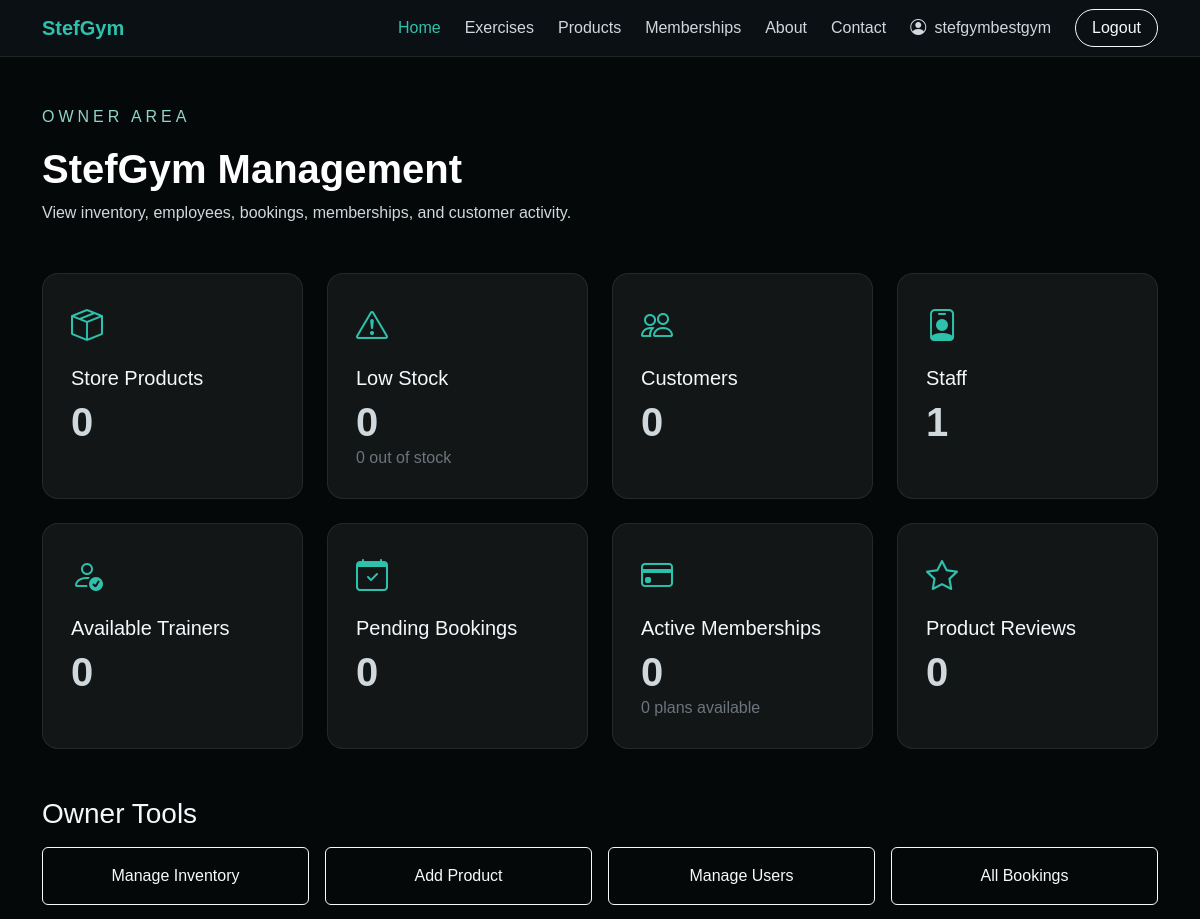
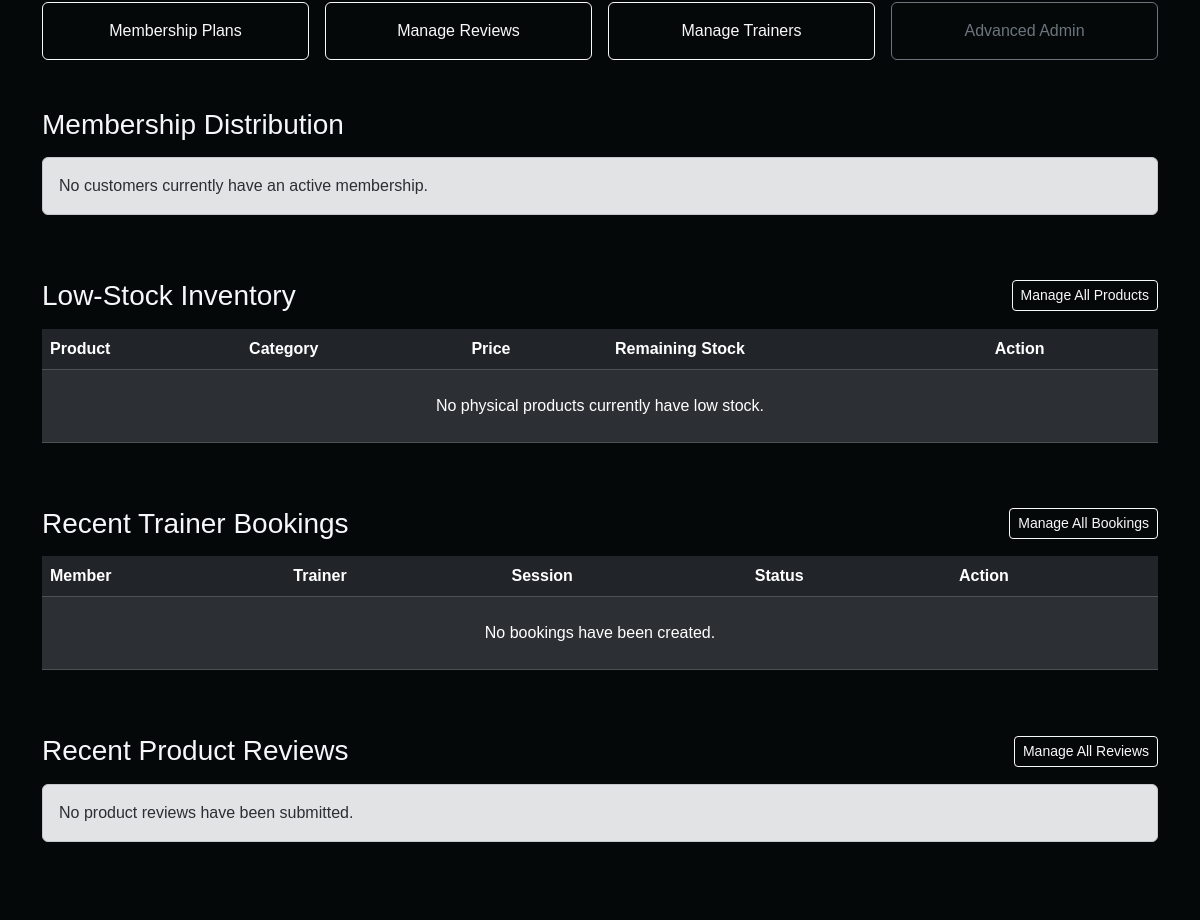
/accounts/owner/dashboard/ (signed in, upper part), run on an earlier commit of the app's database (2 pictures, top to bottom).
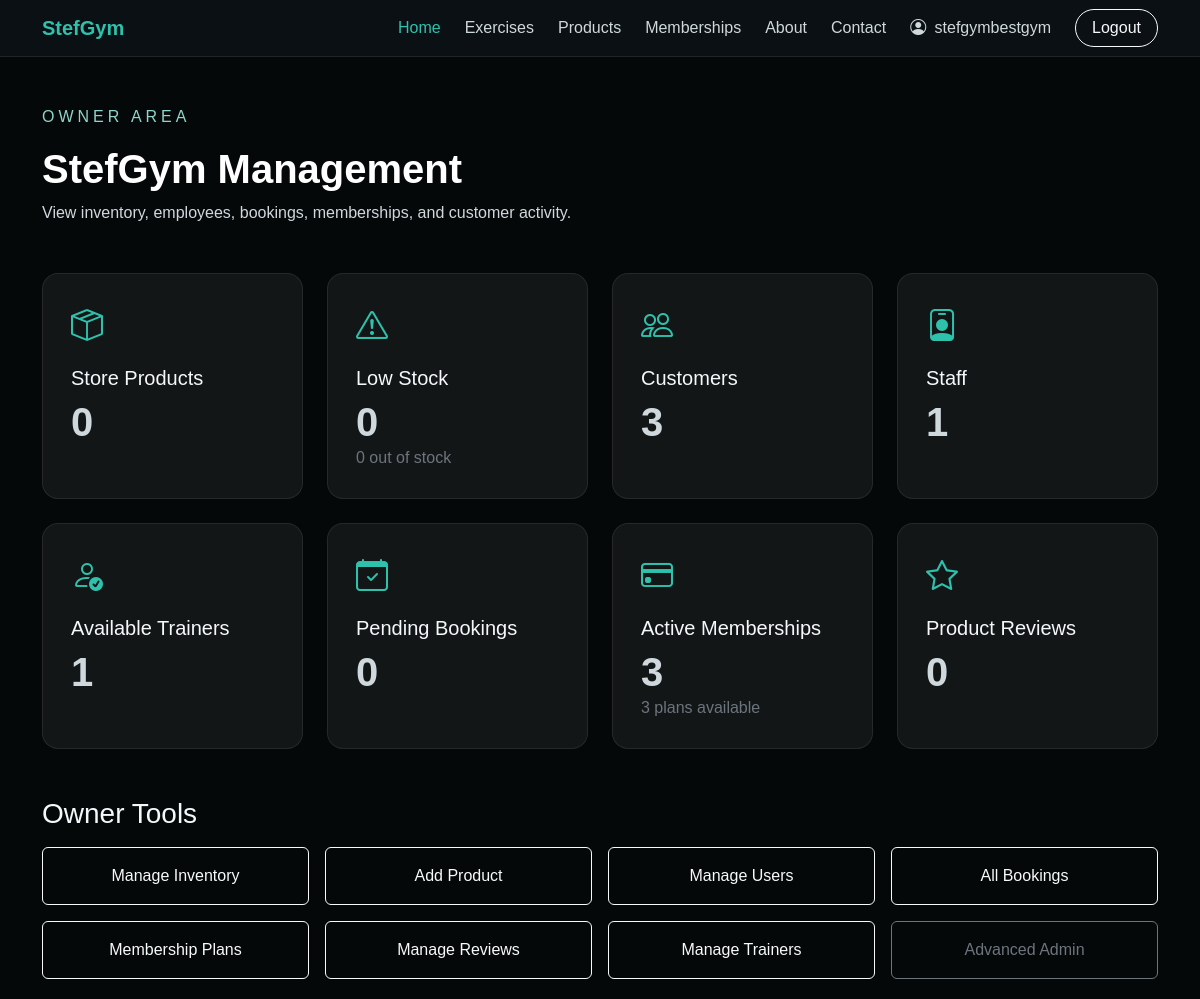
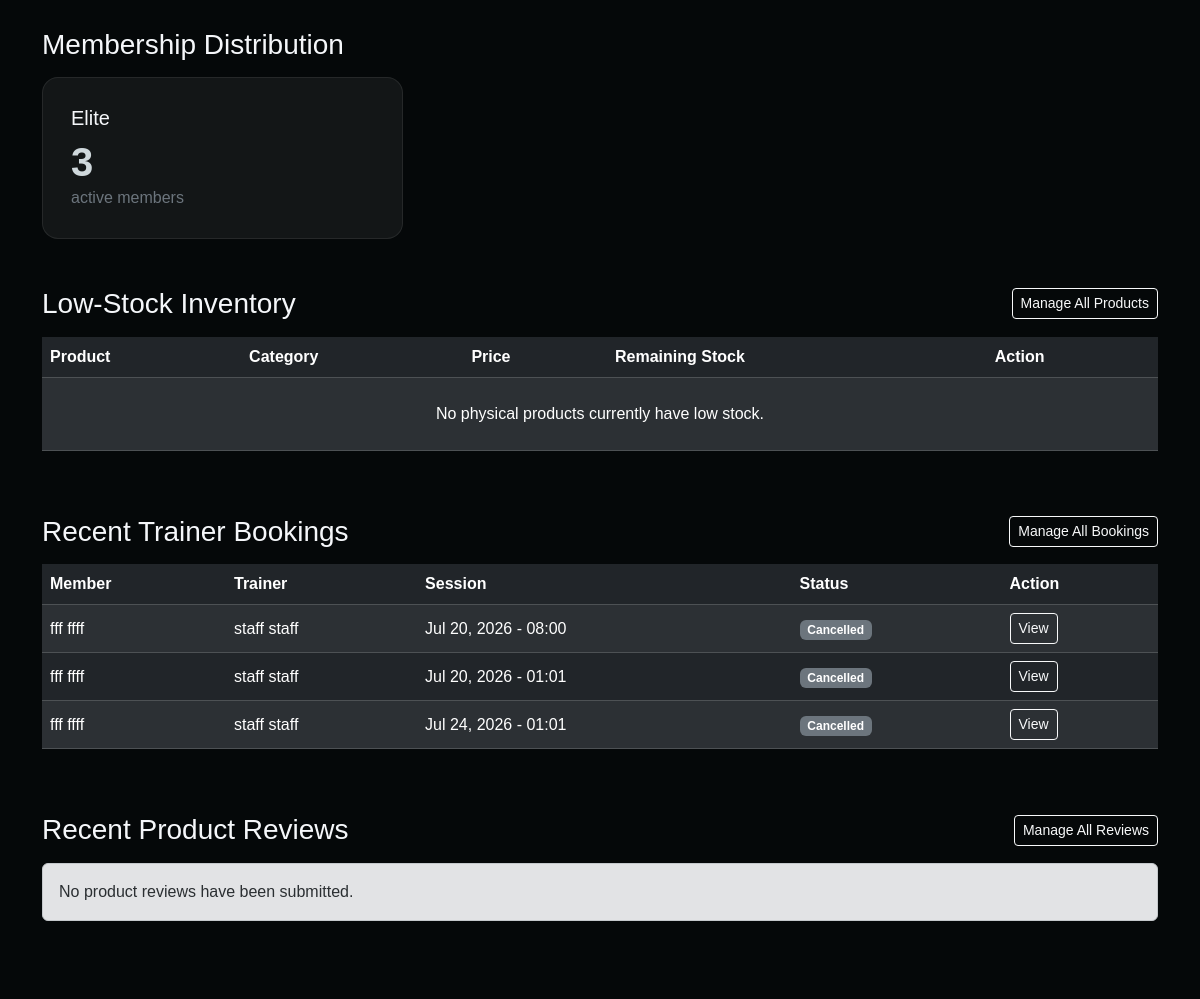
And on a later commit of the database (2 pictures, top to bottom).
### catalog/models.py (models this page shows, shortened)
class MembershipPlan(models.Model):
    name = models.CharField(max_length=50, unique=True)
    description = models.TextField()
    price = models.DecimalField(max_digits=7, decimal_places=2)
    tier_order=models.PositiveSmallIntegerField(
        unique=True,
        help_text="Basic = 1, Premium = 2, Elite = 3",
    )
    can_book_trainer = models.BooleanField(default=False)
    is_active = models.BooleanField(default=True)
    class Meta:
        ordering=["tier_order"]

### bookings/models.py (models this page shows, shortened)
class Booking(models.Model):
    class Status(models.TextChoices):
        PENDING = "pending", "Pending"
        CONFIRMED ="confirmed", "Confirmed"
        COMPLETED="completed", "Completed"
        CANCELLED="cancelled", "Cancelled"
    member=models.ForeignKey(
        settings.AUTH_USER_MODEL,
        on_delete=models.CASCADE,
        related_name="trainer_bookings",
    )
    trainer=models.ForeignKey(
        TrainerProfile,
        on_delete=models.CASCADE,
        related_name="bookings",
    )
    starts_at=models.DateTimeField()
    status=models.CharField(
        max_length=20,
        choices=Status.choices,
        default=Status.PENDING,
    )
    notes=models.TextField(blank=True)
    created_at=models.DateTimeField(auto_now_add=True)
    class Meta:
        ordering=["starts_at"]
        constraints=[
            models.UniqueConstraint(
                fields=["trainer", "starts_at"],
                name="unique_trainer_booking_time",
            )
        ]

class TrainerProfile(models.Model):
    user =models.OneToOneField(
        settings.AUTH_USER_MODEL,
        on_delete=models.CASCADE,
        related_name="trainer_profile",
    )
    specialty=models.CharField(max_length=100)
    biography=models.TextField(blank=True)
    is_available=models.BooleanField(default=True)

### accounts/views.py (the view)
# urls.py: path("owner/dashboard/",views.owner_dashboard, name="owner_dashboard"),
@login_required
@user_passes_test(is_owner)
def owner_dashboard(request):
    low_stock_threshold = 5
    physical_products = Product.objects.filter(
        is_active=True,
        membership_plan__isnull=True,
    )
    low_stock_products = (
        physical_products.filter(
            stock_quantity__lte=low_stock_threshold,
        )
        .select_related(
            "category",
            "subcategory",
        )
        .order_by(
            "stock_quantity",
            "name",
        )[:10]
    )
    recent_bookings = (
        Booking.objects.select_related(
            "member",
            "trainer",
            "trainer__user",
        )
        .order_by("-created_at")[:8]
    )
    recent_reviews = (
        Review.objects.select_related(
            "product",
            "user",
        )
        .order_by("-updated_at")[:6]
    )
    total_members = (
        Profile.objects.exclude(
            user__is_superuser=True,
        )
        .exclude(
            user__groups__name="Staff",
        )
        .distinct()
        .count()
    )
    total_staff = (
        User.objects.filter(
            groups__name="Staff",
        )
        .distinct()
        .count()
    )
    active_memberships = Profile.objects.filter(
        current_membership__isnull=False,
    ).count()
    membership_distribution = (
        Profile.objects.filter(
            current_membership__isnull=False,
        )
        .values(
            "current_membership__name",
            "current_membership__tier_order",
        )
        .annotate(
            total=Count("id"),
        )
        .order_by(
            "current_membership__tier_order",
        )
    )
    context = {
        "total_products": physical_products.count(),
        "low_stock_count": physical_products.filter(
            stock_quantity__lte=low_stock_threshold,
        ).count(),
        "out_of_stock_count": physical_products.filter(
            stock_quantity=0,
        ).count(),
        "total_members": total_members,
        "total_staff": total_staff,
        "active_trainers": TrainerProfile.objects.filter(
            is_available=True,
        ).count(),
        "pending_bookings": Booking.objects.filter(
            status=Booking.Status.PENDING,
        ).count(),
        "active_membership_plans": MembershipPlan.objects.filter(
            is_active=True,
        ).count(),
        "active_memberships": active_memberships,
        "total_reviews": Review.objects.count(),
        "low_stock_products": low_stock_products,
        "recent_bookings": recent_bookings,
        "recent_reviews": recent_reviews,
        "membership_distribution": membership_distribution,
    }
    return render(
        request,
        "accounts/owner_dashboard.html",
        context,
    )

### accounts/views.py (called while the page is built)
def is_owner(user):
    return(
        user.is_authenticated
        and user.is_superuser
    )

### accounts/templates/accounts/owner_dashboard.html (shortened to what the changed rows need)
{% extends "navbarfooter.html" %}
{% load static %}
{% block extra_css %}
<link
    rel="stylesheet"
    href="{% static 'css/accounts.css' %}"
>
{% endblock %}
{% block content %}
<section class="dashboard-section py-5">
    <div class="container">
        <div class="dashboard-heading mb-5">
            <h1 class="fw-bold">
                StefGym Management
            </h1>
        </div>
        <div class="row g-4 mb-5">
            <div class="col-md-6 col-xl-3">
                <article class="dashboard-card h-100">
                    <h2 class="h5">
                        Store Products
                    </h2>
                </article>
            </div>
            <div class="col-md-6 col-xl-3">
                <article class="dashboard-card h-100">
                    <h2 class="h5">
                        Low Stock
                    </h2>
                </article>
            </div>
            <div class="col-md-6 col-xl-3">
                <article class="dashboard-card h-100">
                    <i class="bi bi-people"></i>
                    <h2 class="h5">
                        Customers
                    </h2>
                    <p class="display-6 fw-bold mb-0">
                        {{ total_members }}
                    </p>
                </article>
            </div>
            <div class="col-md-6 col-xl-3">
                <article class="dashboard-card h-100">
                    <h2 class="h5">
                        Staff
                    </h2>
                </article>
            </div>
            <div class="col-md-6 col-xl-3">
                <article class="dashboard-card h-100">
                    <i class="bi bi-person-check"></i>
                    <h2 class="h5">
                        Available Trainers
                    </h2>
                    <p class="display-6 fw-bold mb-0">
                        {{ active_trainers }}
                    </p>
                </article>
            </div>
            <div class="col-md-6 col-xl-3">
                <article class="dashboard-card h-100">
                    <h2 class="h5">
                        Pending Bookings
                    </h2>
                </article>
            </div>
            <div class="col-md-6 col-xl-3">
                <article class="dashboard-card h-100">
                    <i class="bi bi-credit-card"></i>
                    <h2 class="h5">
                        Active Memberships
                    </h2>
                    <p class="display-6 fw-bold mb-0">
                        {{ active_memberships }}
                    </p>
                    <p class="text-secondary mb-0">
                        {{ active_membership_plans }}
                        plan{{ active_membership_plans|pluralize }}
                        available
                    </p>
                </article>
            </div>
            <div class="col-md-6 col-xl-3">
                <article class="dashboard-card h-100">
                    <h2 class="h5">
                        Product Reviews
                    </h2>
                </article>
            </div>
        </div>
        <section class="mb-5">
            <div
                class="d-flex flex-wrap
                       justify-content-between
                       align-items-center gap-3 mb-3"
            >
                <h2 class="h3 mb-0">
                    Owner Tools
                </h2>
            </div>
        </section>
        <section class="mb-5">
            <h2 class="h3 mb-3">
                Membership Distribution
            </h2>
            <div class="row g-3">
                {% for membership in membership_distribution %}
                    <div class="col-md-6 col-xl-4">
                        <article class="dashboard-card h-100">
                            <h3 class="h5">
                                {{ membership.current_membership__name }}
                            </h3>
                            <p class="display-6 fw-bold mb-0">
                                {{ membership.total }}
                            </p>
                            <p class="text-secondary mb-0">
                                active
                                member{{ membership.total|pluralize }}
                            </p>
                        </article>
                    </div>
                {% empty %}
                    <div class="col-12">
                        <div class="alert alert-secondary">
                            No customers currently have an active
                            membership.
                        </div>
                    </div>
                {% endfor %}
            </div>
        </section>
        <section class="mb-5">
            <div
                class="d-flex flex-wrap
                       justify-content-between
                       align-items-center gap-3 mb-3"
            >
                <h2 class="h3 mb-0">
                    Low-Stock Inventory
                </h2>
            </div>
            <div class="table-responsive">
                <table
                    class="table table-dark
                           table-striped align-middle"
                >
                    <thead>
                        <tr>
                            <th>Product</th>
                            <th>Category</th>
                            <th>Price</th>
                            <th>Remaining Stock</th>
                            <th>Action</th>
                        </tr>
                    </thead>
                </table>
            </div>
        </section>
        <section class="mb-5">
            <div
                class="d-flex flex-wrap
                       justify-content-between
                       align-items-center gap-3 mb-3"
            >
                <h2 class="h3 mb-0">
                    Recent Trainer Bookings
                </h2>
            </div>
            <div class="table-responsive">
                <table
                    class="table table-dark
                           table-striped align-middle"
                >
                    <thead>
                        <tr>
                            <th>Member</th>
                            <th>Trainer</th>
                            <th>Session</th>
                            <th>Status</th>
                            <th>Action</th>
                        </tr>
                    </thead>
                    <tbody>
                        {% for booking in recent_bookings %}
                            <tr>
                                <td>
                                    {{ booking.member.get_full_name|default:booking.member.username }}
                                </td>
                                <td>
                                    {{ booking.trainer.user.get_full_name|default:booking.trainer.user.username }}
                                </td>
                                <td>
                                    {{ booking.starts_at|date:"M d, Y - H:i" }}
                                </td>
                                <td>
                                    {% if booking.status == "pending" %}
                                        <span class="badge text-bg-warning">
                                            {{ booking.get_status_display }}
                                        </span>
                                    {% elif booking.status == "confirmed" %}
                                        <span class="badge text-bg-info">
                                            {{ booking.get_status_display }}
                                        </span>
                                    {% elif booking.status == "completed" %}
                                        <span class="badge text-bg-success">
                                            {{ booking.get_status_display }}
                                        </span>
                                    {% else %}
                                        <span class="badge text-bg-secondary">
                                            {{ booking.get_status_display }}
                                        </span>
                                    {% endif %}
                                </td>
                                <td>
                                    <a
                                        href="{% url 'admin:bookings_booking_change' booking.id %}"
                                        class="btn btn-sm btn-outline-light"
                                    >
                                        View
                                    </a>
                                </td>
                            </tr>
                        {% empty %}
                            <tr>
                                <td
                                    colspan="5"
                                    class="text-center py-4"
                                >
                                    No bookings have been created.
                                </td>
                            </tr>
                        {% endfor %}
                    </tbody>
                </table>
            </div>
        </section>
        <section>
            <div
                class="d-flex flex-wrap
                       justify-content-between
                       align-items-center gap-3 mb-3"
            >
                <h2 class="h3 mb-0">
                    Recent Product Reviews
                </h2>
            </div>
        </section>
    </div>
</section>
{% endblock %}

What changed in the data, as far as the page shows it:
added MembershipPlan: current_membership__name "Elite", total "3"
added Booking: member.get_full_name "fff ffff", trainer.user.get_full_name "staff staff", starts_at "Jul 20, 2026 - 08:00", status "Cancelled"
added Booking: member.get_full_name "fff ffff", trainer.user.get_full_name "staff staff", starts_at "Jul 20, 2026 - 01:01", status "Cancelled"
added Booking: member.get_full_name "fff ffff", trainer.user.get_full_name "staff staff", starts_at "Jul 24, 2026 - 01:01", status "Cancelled"
Also different on the page:
{{ total_members }}: "0" → "3"
{{ active_trainers }}: "0" → "1"
{{ active_memberships }}: "0" → "3"
{{ active_membership_plans }}: "0" → "3"
text no longer shown: "No customers currently have an active membership. No bookings have been created."
